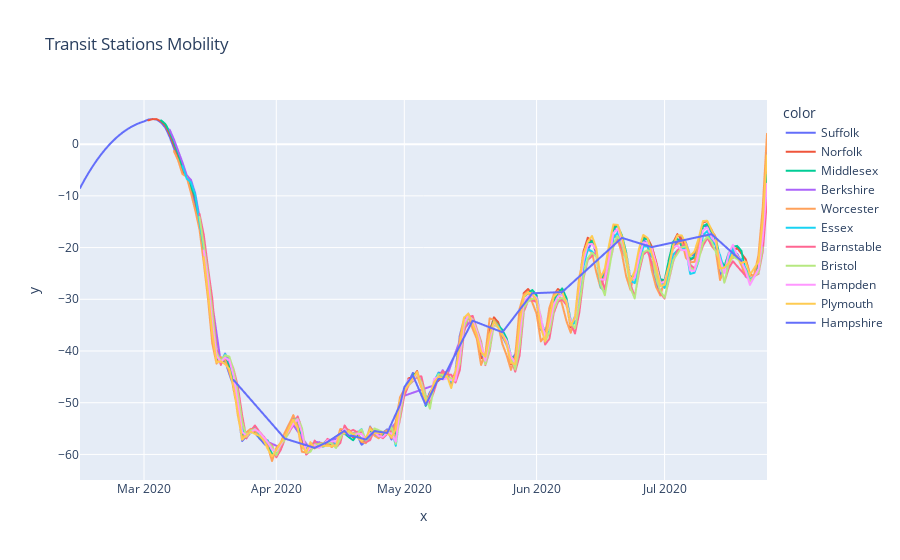

The notebook cell this image was saved under:
### Code cell
fig = px.line(x=df_no_na['date'],
              y=savgol_filter(df_no_na['transit_stations'],75,3),
              color = df_no_na['county'],
              title='Transit Stations Mobility')
fig.show()
